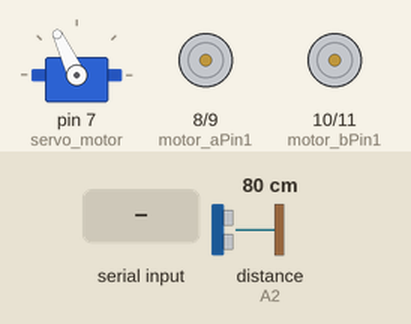
This sketch was run on a simulated Arduino Uno, built with avr-gcc and run on an emulated ATmega328P. Parts: servo, motor-driver pin pairs drawn as motors (green arrow = first pin HIGH = forward, orange = second pin HIGH = backward, longer = more drive, scaled by the enable pin). The inputs (shaded band) are chosen by the test bench; at power-on: distance to the obstacle (sensor on A2) 80 cm. The echo pulse lasts 58.3 µs per cm.

Above: at 3.9 s.
4.0 s: "F" received over Serial
At 5.2 s:
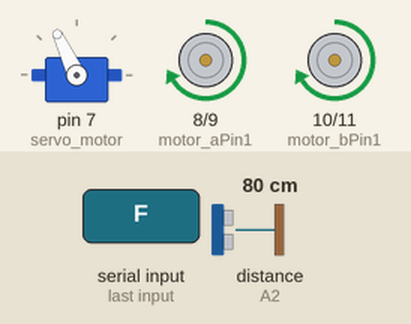
5.5 s: "B" received over Serial
At 6.3 s:
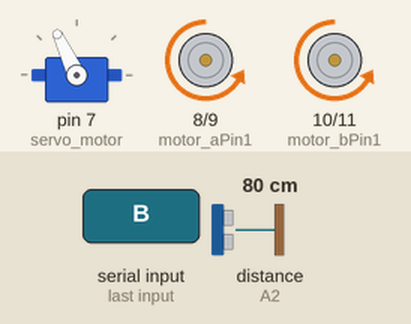
7.0 s: "L" received over Serial
At 7.5 s:
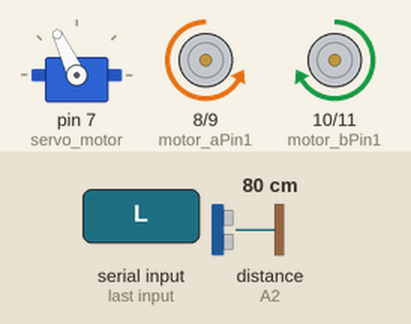
8.5 s: "R" received over Serial
At 9.7 s:
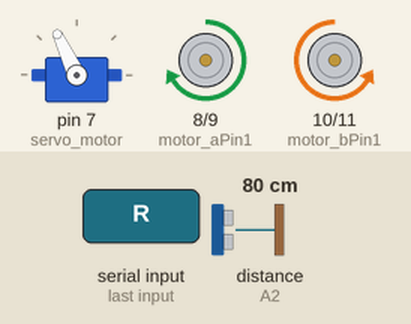
10.0 s: "A" received over Serial
At 11.0 s:
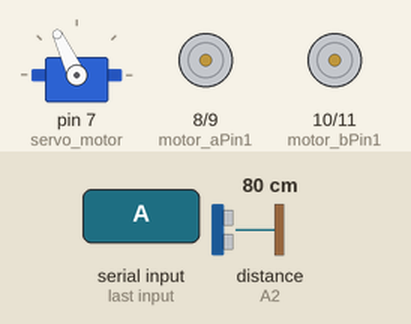
11.5 s: distance to the obstacle (sensor on A2) set to 22 cm
14.0 s: distance to the obstacle (sensor on A2) set to 18 cm
At 16.0 s:
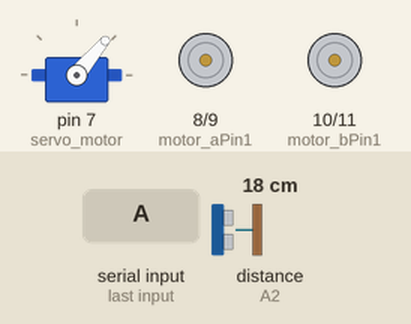
Timing chart, 0 to 18.0 s (numbered marks = the images above; inputs shaded):
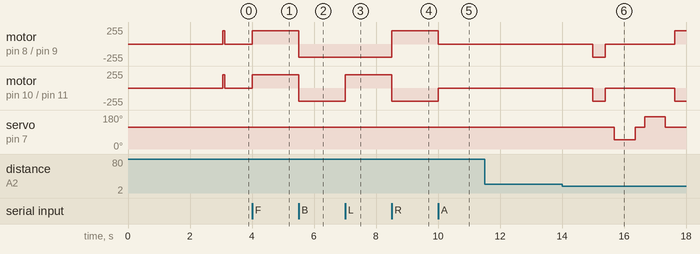

Measured:
- the behaviour switches between 21 and 20 cm on distance to the obstacle (sensor on A2) (found by bisection; images 5 and 6)
- after the input at 4.0 s, motor on pin 8 (motor_aPin1) / pin 9 (motor_aPin2), motor on pin 10 (motor_bPin1) / pin 11 (motor_bPin2): stopped → forward 200/255 at once
- after the input at 5.5 s, motor on pin 8 (motor_aPin1) / pin 9 (motor_aPin2), motor on pin 10 (motor_bPin1) / pin 11 (motor_bPin2): forward 200/255 → backward 200/255 at once
- after the input at 7.0 s, motor on pin 10 (motor_bPin1) / pin 11 (motor_bPin2): backward 200/255 → forward 200/255 at once
- after the input at 8.5 s, motor on pin 8 (motor_aPin1) / pin 9 (motor_aPin2): backward 200/255 → forward 200/255 at once; motor on pin 10 (motor_bPin1) / pin 11 (motor_bPin2): forward 200/255 → backward 200/255 at once
- after the input at 10.0 s, motor on pin 8 (motor_aPin1) / pin 9 (motor_aPin2): forward 200/255 → stopped at once; motor on pin 10 (motor_bPin1) / pin 11 (motor_bPin2): backward 200/255 → stopped at once
- after the input at 11.5 s, every drawn part: stays the same
- after the input at 14.0 s, motor on pin 8 (motor_aPin1) / pin 9 (motor_aPin2): stopped → backward 200/255 after 0.99 s, → stopped 0.40 s later, → forward 200/255 2.2 s later; motor on pin 10 (motor_bPin1) / pin 11 (motor_bPin2): stopped → backward 200/255 after 0.99 s, → stopped 0.40 s later, → backward 200/255 2.2 s later

The sketch:

Multi-Mode_Automatic_and_Manual_Robotic_Car_Arduino.ino
```cpp
#include <NewPing.h>
#include <Servo.h>

const int LeftMotorForward = 8;
const int LeftMotorBackward = 9;
 const int RightMotorForward = 10;
const int RightMotorBackward = 11;
Servo servo_motor;
#define MAX_DISTANCE 1000
#define trig_pin A1
#define echo_pin A2
#define maximum_distance 200
boolean goesForward = false;
 int distance = 100;
NewPing sonar(trig_pin, echo_pin, maximum_distance);
#define motor_aPin1 8
#define motor_aPin2 9
#define motor_bPin1 10
#define motor_bPin2 11
#define motor_aEnable 5
#define motor_bEnable 6
#define OB_range 30

int i=0, pos = 0,current_distance=0;
int range0=0, range30=0, range60=0, range85=0,range90=0,range95=0, range120=0, range150=0, range180=0 ;
unsigned long previous_millis = 0;
char serialData;

void setup()
{
 Serial.begin(9600);
servo_motor.attach(7);


pinMode(motor_aPin1,OUTPUT);
 pinMode(motor_aPin2,OUTPUT);
 pinMode(motor_bPin1,OUTPUT);
 pinMode(motor_bPin2,OUTPUT);
 pinMode(motor_aEnable,OUTPUT);
 pinMode(motor_bEnable,OUTPUT);
analogWrite(motor_aEnable,200);
analogWrite(motor_bEnable,200);

 pinMode(RightMotorForward, OUTPUT); pinMode(LeftMotorForward, OUTPUT); pinMode(LeftMotorBackward, OUTPUT); pinMode(RightMotorBackward, OUTPUT);
 servo_motor.write(115); delay(2000); distance = readPing(); delay(100); distance = readPing(); delay(100); distance = readPing(); delay(100); distance = readPing(); delay(100);


}

void brake()
{
 digitalWrite(motor_aPin1,LOW);
 digitalWrite(motor_aPin2,LOW);
 digitalWrite(motor_bPin1,LOW);
 digitalWrite(motor_bPin2,LOW);

}

void forward()
{
 digitalWrite(motor_aPin1,LOW);
 digitalWrite(motor_aPin2,HIGH);
 digitalWrite(motor_bPin1,LOW);
 digitalWrite(motor_bPin2,HIGH);

}

void forward_left()
{
 digitalWrite(motor_aPin1,LOW);
 digitalWrite(motor_aPin2,HIGH);
 digitalWrite(motor_bPin1,LOW);
 digitalWrite(motor_bPin2,LOW);

}

void forward_right()
{
 digitalWrite(motor_aPin1,LOW);
 digitalWrite(motor_aPin2,LOW);
 digitalWrite(motor_bPin1,LOW);
 digitalWrite(motor_bPin2,HIGH);

}

void backward()
{
 digitalWrite(motor_aPin1,HIGH);
 digitalWrite(motor_aPin2,LOW);
 digitalWrite(motor_bPin1,HIGH);
 digitalWrite(motor_bPin2,LOW);

}

void backward_right()
{
 digitalWrite(motor_aPin1,LOW);
 digitalWrite(motor_aPin2,LOW);
 digitalWrite(motor_bPin1,HIGH);
 digitalWrite(motor_bPin2,LOW);

}
void backward_left()
{
 digitalWrite(motor_aPin1,HIGH);
 digitalWrite(motor_aPin2,LOW);
 digitalWrite(motor_bPin1,LOW);
 digitalWrite(motor_bPin2,LOW);

}

void left()
{
 digitalWrite(motor_aPin1,LOW);
 digitalWrite(motor_aPin2,HIGH);
 digitalWrite(motor_bPin1,HIGH);
 digitalWrite(motor_bPin2,LOW);

}

void right()
{
 digitalWrite(motor_aPin1,HIGH);
 digitalWrite(motor_aPin2,LOW);
 digitalWrite(motor_bPin1,LOW);
 digitalWrite(motor_bPin2,HIGH);

}


int lookRight(){ servo_motor.write(50); delay(500); int distance = readPing(); delay(100); servo_motor.write(115); return distance; } int lookLeft(){ servo_motor.write(170); delay(500); int distance = readPing(); delay(100); servo_motor.write(115); return distance; delay(100); } int readPing(){ delay(70); int cm = sonar.ping_cm(); if (cm==0){ cm=250; } return cm; } void moveStop(){ digitalWrite(RightMotorForward, LOW); digitalWrite(LeftMotorForward, LOW); digitalWrite(RightMotorBackward, LOW); digitalWrite(LeftMotorBackward, LOW); } void moveForward(){ if(!goesForward){ goesForward=true; digitalWrite(LeftMotorForward, HIGH); digitalWrite(RightMotorForward, HIGH); digitalWrite(LeftMotorBackward, LOW); digitalWrite(RightMotorBackward, LOW); } } void moveBackward(){ goesForward=false; digitalWrite(LeftMotorBackward, HIGH); digitalWrite(RightMotorBackward, HIGH); digitalWrite(LeftMotorForward, LOW); digitalWrite(RightMotorForward, LOW); } void turnRight(){ digitalWrite(LeftMotorForward, HIGH); digitalWrite(RightMotorBackward, HIGH); digitalWrite(LeftMotorBackward, LOW); digitalWrite(RightMotorForward, LOW); delay(500); digitalWrite(LeftMotorForward, HIGH); digitalWrite(RightMotorForward, HIGH); digitalWrite(LeftMotorBackward, LOW); digitalWrite(RightMotorBackward, LOW); } void turnLeft(){ digitalWrite(LeftMotorBackward, HIGH); digitalWrite(RightMotorForward, HIGH); digitalWrite(LeftMotorForward, LOW); digitalWrite(RightMotorBackward, LOW); delay(500); digitalWrite(LeftMotorForward, HIGH); digitalWrite(RightMotorForward, HIGH); digitalWrite(LeftMotorBackward, LOW); digitalWrite(RightMotorBackward, LOW); }

void loop()

{


Automatic: brake();
 delay(300);


 { int distanceRight = 0; int distanceLeft = 0; delay(50); if (distance <= 20){ moveStop(); delay(300); moveBackward(); delay(400); moveStop(); delay(300); distanceRight = lookRight(); delay(300); distanceLeft = lookLeft(); delay(300); if (distance >= distanceLeft){ turnRight(); moveStop(); } else{ turnLeft(); moveStop(); } } else{ moveForward(); } distance = readPing(); }

 if(Serial.available()>0)
 serialData=Serial.read();
 if(serialData=='M')
 goto Manual;


 Manual: brake();
 delay(300);


 while(1){
 if(Serial.available()>0)
 serialData=Serial.read();
 if(serialData=='A')
 goto Automatic;

 if(serialData=='F')
 backward();
 if(serialData=='B')
 forward();
 if(serialData=='S')
 brake();
 if(serialData=='L')
 left();
 if(serialData=='R')
 right();
 }
}
```
